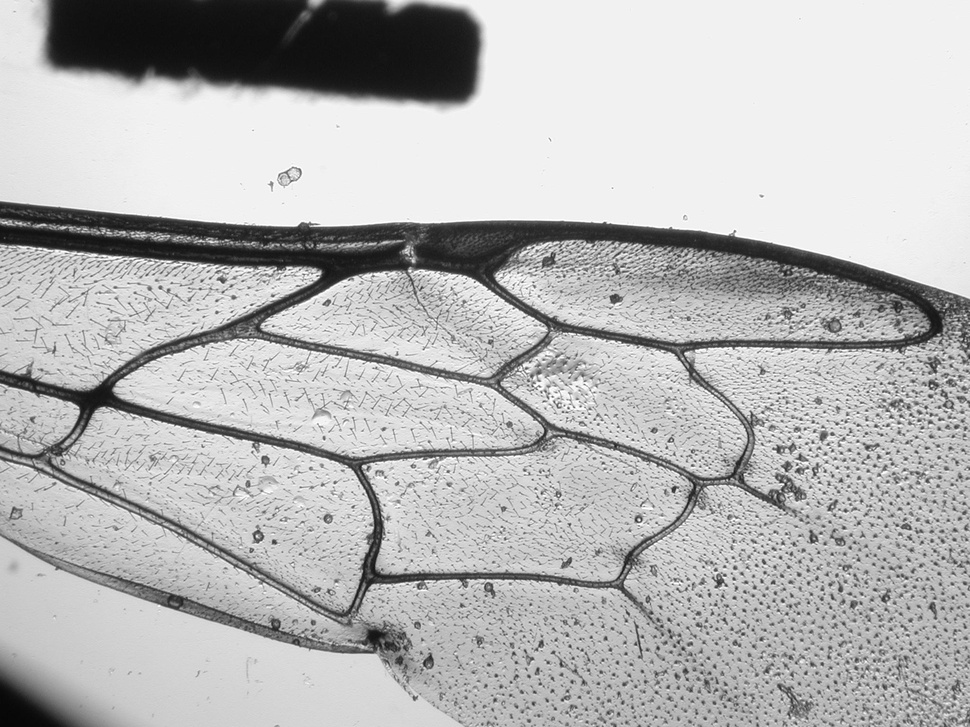
#> input picture datas/test/01_inf.jpg, 970 x 727 px, shrunk from 2048 x 1536 before the run
$ python toSubmit.py ../datas/test
#> lines starting #> are read from the running program, lines starting #| are printed output that depends on the picture
#!/usr/bin/env python3
# -*- coding: utf-8 -*-

import cv2
import os
from os import listdir
import numpy as np
import matplotlib.pyplot as plt
import argparse


IMG_FOLDER = None
CSV_FOLDER = "all_csv"

if __name__ == '__main__':
    parser = argparse.ArgumentParser()
    parser.add_argument("image_folder")
    args = parser.parse_args()

    IMG_FOLDER = args.image_folder
    if IMG_FOLDER[-1] != '/':
        IMG_FOLDER += '/'


def openPathToNpArray(path):
#> called with path = '../datas/test/01_inf.jpg'
    return np.array(cv2.cvtColor(cv2.imread(path), cv2.COLOR_BGR2RGB))
#> returned value is the input picture: shape (727, 970, 3); min 6, max 255, mean 182.4

def getAllImages(basePath):
    trainFiles = listdir(basePath)
    storage = {}
    for elm in trainFiles:
        storage[elm] = openPathToNpArray(basePath + elm)
#> pass 2 of the loop in getAllImages, `for elm in trainFiles:`:
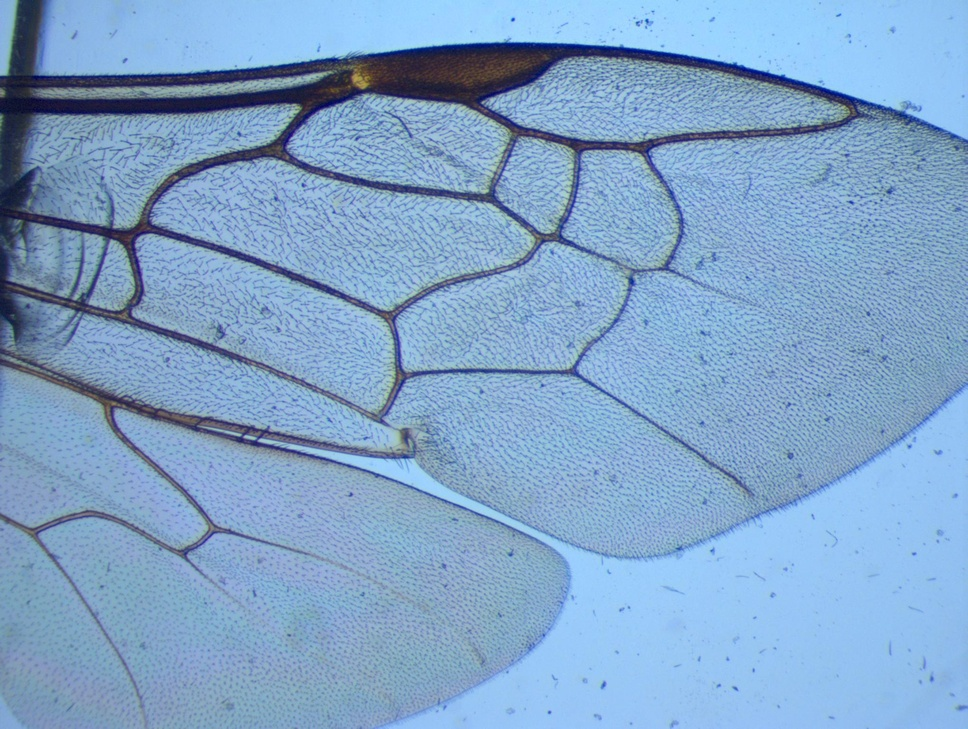
#> input picture datas/test/02_inf.jpg, 968 x 729 px, shrunk from 2039 x 1536 before the run
#> in openPathToNpArray (call 2), `return np.array(cv2.cvtColor(cv2.imread(path), cv2.COLOR_BGR2RGB))`:
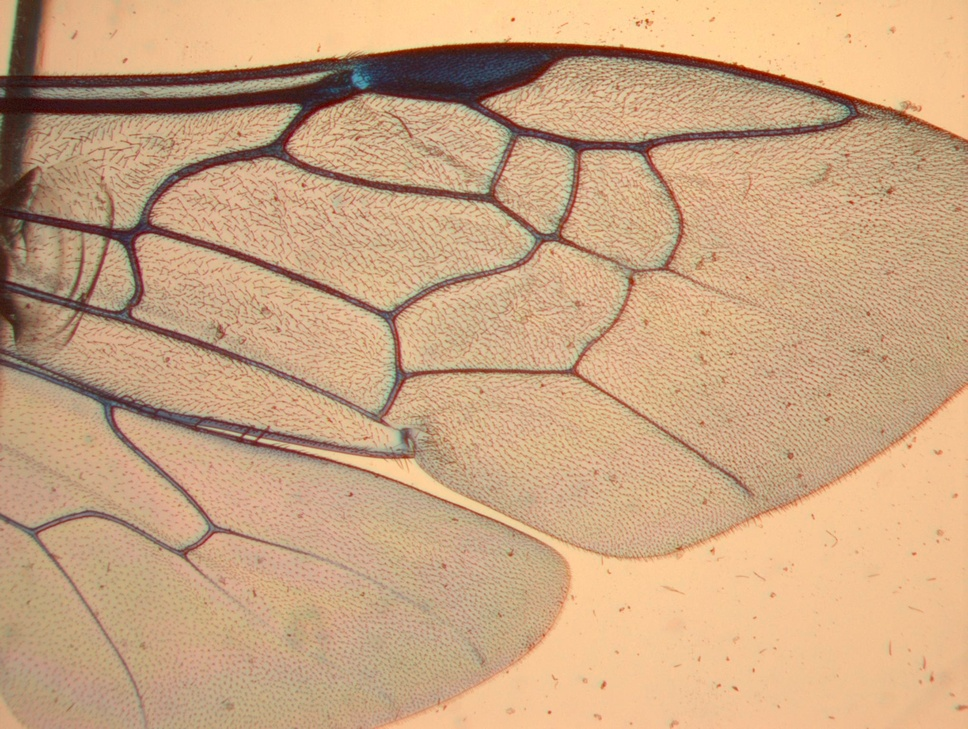
#> returned value: shape (729, 968, 3); mean of channels 0, 1, 2 129.1, 164, 200.8; drawn as B, G, R
    return storage

def displayAllImages(allImg): # dictionary of {"imgName" : imgAsNpArray,...}
    for name in allImg:
        showNpArrayAsImage(name, allImg[name])

class ImgStorage: # i.e.: storage =  ImgStorage("../datas/train/")
    def __init__(self, basePath):
        self.localMap = getAllImages(basePath)
#> self.localMap = 2 items
        self.localList = [(name, self.localMap[name]) for name in self.localMap]
#> self.localList = 2 items

    def getImgByIndex(self, index):
        key,value = self.localList[index]
        return value

    def getImgNameByIndex(self, index):
        key,value = self.localList[index]
        return key

    def getImgByName(self, name):
        return self.localMap[name]

    def size(self):
        return len(self.localList)

    def showIndex(self, index):
        plt.imshow(self.getImgByIndex(index))

    def showName(self, name):
        plt.imshow(self.getImgByName(name))

    def getCSVNameForIndex(self, index):
        return self.getImgNameByIndex(index)[:-4] + ".csv"

def kernell(i):
    return np.ones((i,i),np.uint8)

def differenceOfGaussian(img, kernSize1, kernSize2):
    g1 = cv2.blur(img, (kernSize1, kernSize1))
    g2 = cv2.blur(img, (kernSize2, kernSize2))
    return g1 - g2;

def detectEdges(im):

    im = cv2.cvtColor(im, cv2.COLOR_RGB2LAB)
    l,a,b = cv2.split(im)
    im = l

    im = differenceOfGaussian(im, 25, 30)
    im = cv2.bilateralFilter(im, 10, 50, 75)

    im = cv2.erode(im,kernell(3),iterations = 1)
    im = cv2.dilate(im,kernell(2),iterations = 1)

    for i in range(4):
        im = cv2.medianBlur(im, 3)

    im = cv2.dilate(im,kernell(3),iterations = 2)

    im = cv2.medianBlur(im, 3)
    im = cv2.medianBlur(im, 3)

    return im

def histogram(img):
    maxi = int(np.max(img) + 1)
    img = img.flatten()
    res = np.full((maxi), 0)
    for i in range(len(img)):
        res[int(img[i])] += 1
    return res

# create image to substract (it contains only noise)
def getComplement(img):
    height,width = img.shape
    res = np.full((height, width), 0)
    res = np.array(res, dtype=np.int32)
    histi = histogram(img)
    sortedhisto = np.sort(histi)
    # keep only the 3 biggest parts
    mean = sortedhisto[-3]
    for i in range(height):
        for j in range(width):
            valuee = img[i,j]
            # if pixel is part not part of the 3 biggest parts keep it
            if  histi[valuee] < mean:
                res[i,j]  = 255
            else:
                res[i,j]  = 0
    return res

def postClean(img):
    img = img.astype(np.uint8)
    img = cv2.dilate(img, kernell(4), iterations = 3)
    img = cv2.erode(img, kernell(4), iterations = 3)
    img = cv2.medianBlur(img, 25)
    img = cv2.medianBlur(img, 25)
    return img

def cleanWingImg(img):
    img1 = detectEdges(img)
    _, img2 = cv2.threshold(img1,127, 255,cv2.THRESH_BINARY)
    _, labels = cv2.connectedComponents(img2)
    cppm = getComplement(labels)
    img3 = np.subtract(img2,cppm)
    cleaned = postClean(img3)
    return cleaned

from skimage.morphology import skeletonize

# Show only kernel 3x3 where number of pixel != 0 is greater or equal to 4
def keepGT4(im):
    img = (im > 0) * 1
    res = np.full(img.shape,0)
    height, width = img.shape
    for i in range(height):
        for j in range(width):
            minx = max(0, i - 1)
            maxx = min(height - 1, i + 1)
            miny = max(0, j - 1)
            maxy = min(width - 1, j + 1)
            subimg = img[minx:maxx + 1,miny:maxy + 1]
            ss = np.sum(subimg)
            res[i,j] = 255 if ss >= 4 else 0
    return res.astype(np.uint8)

# keep centroids of connected components
def imageDotsToCentroidList(img):
    im = cv2.dilate(img,kernell(5),iterations = 5)
    nb_components, output, stats, centroids = cv2.connectedComponentsWithStats(im, connectivity=8)
    return centroids

def imgToCentroidList(img, verbose=True):
    if(verbose):
        print("Cleaning image...")
    cleanedImg = cleanWingImg(img)
    if(verbose):
        print("computing skeleton...")
    cleanedImg = cleanedImg / 255
    skell = skeletonize(cleanedImg)
    if(verbose):
        print("keeping centroids...")
    dotsImg = keepGT4(skell)
    if(verbose):
        print("Computing centroids...")
    centroidList = imageDotsToCentroidList(dotsImg)
    if(verbose):
        print("Writing to file...")
    centroidList = np.flip(centroidList,axis= 1)
    if(verbose):
        print("Done.")
    return centroidList

import csv
import PIL
from PIL import Image, ImageDraw
from numpy import loadtxt, array

def draw_intersections(image, intersections, width):
    image = PIL.Image.fromarray(image)
    draw = ImageDraw.Draw(image)
    for x, y in intersections:
        draw.ellipse((y - width, x - width, y + width, x + width), fill=(255, 0, 0))
    return image

def generateResultImage(imagePath, csvPath, outputPath):
    image = Image.open(imagePath)
    coords = loadtxt(csvPath, delimiter=',')
    if len(coords.shape) != 2:
        coords = array([coords])
    draw_intersections(image, coords)
    image.save(output_path)

def worker(folder,index, imgStorage, size):
    if index >= size:
        return
    im = imgStorage.getImgByIndex(index)
    centroids =  imgToCentroidList(im, verbose=False)
    #centroids = np.flip(centroids, axis=1)
    csvPath = imgStorage.getCSVNameForIndex(index)
    #print(csvPath)
    np.savetxt(folder + csvPath, centroids, delimiter=",")
    print(index+1, "/", imgStorage.size(), ": ",csvPath ," written.")

import multiprocessing

def generateAllCsv(imgStorage, processNumber):
#> called with processNumber = 9
    folder = CSV_FOLDER
    if folder[-1] != "/":
            folder = folder + "/"
    if not os.path.exists(folder):
        os.makedirs(folder)
    currIndex = 0
    while currIndex < imgStorage.size():
        processList = []
        for i in range(processNumber):
            p = multiprocessing.Process(target=worker, args=(folder,currIndex + i, imgStorage, imgStorage.size()))
            processList.append(p)
            p.start()

        for process in processList:
            process.join()
        currIndex += processNumber
#> this loop made 1 pass
#> currIndex on pass 1: 9
#| 1 / 2 :  01_inf.csv  written.
#| 2 / 2 :  02_inf.csv  written.
#> pass 1, in differenceOfGaussian, `g1 = cv2.blur(img, (kernSize1, kernSize1))`:
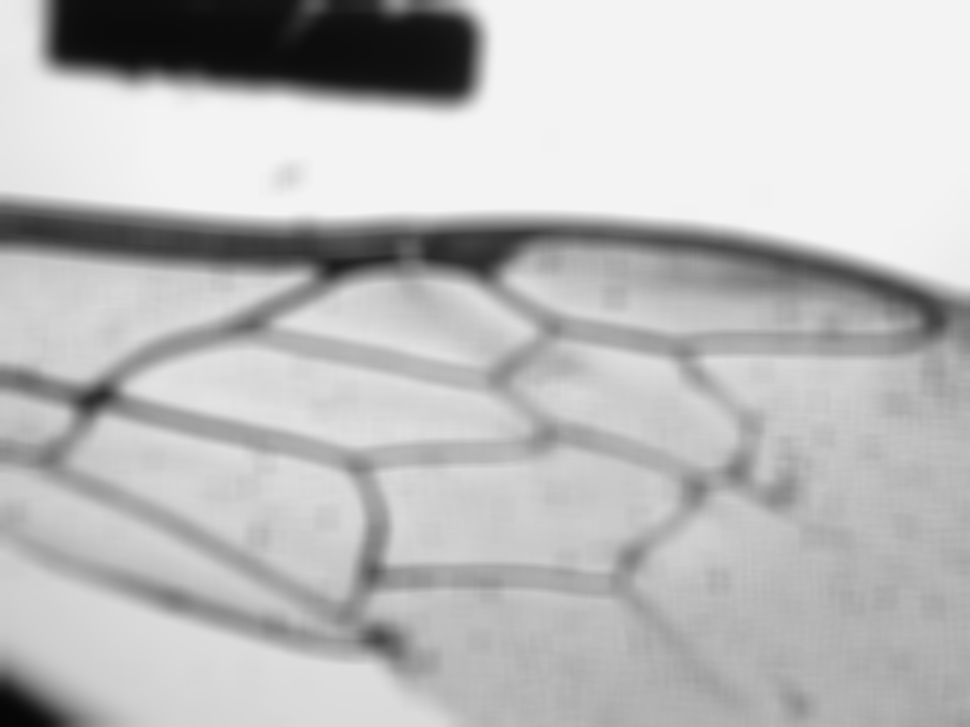
#> g1: shape (727, 970); min 5, max 243, mean 186.8
#> after the loop, currIndex = 9

    print("Done.")

allImg = ImgStorage(IMG_FOLDER)

print("Beginning CSV generation...")
generateAllCsv(allImg, 9)
